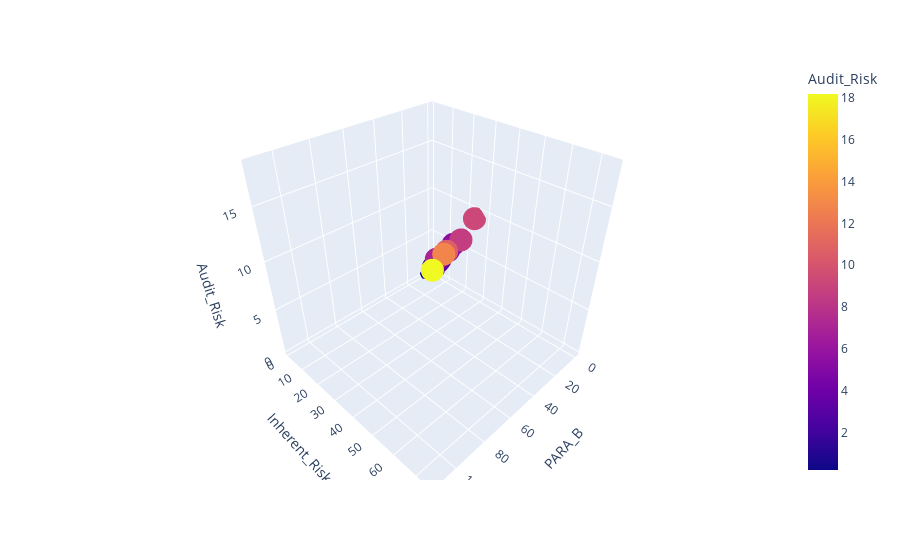

The code cell stored with this chart in its notebook:
### Code cell
# get an interactive 3d plot. Plotly express
import plotly.express as px

data_s_n = data_unknown.assign(Audit_Risk = y_predict_new)[columns]

fig = px.scatter_3d(data_s_n, x='PARA_B', y='Inherent_Risk', z='Audit_Risk', color='Audit_Risk')
fig.show()
